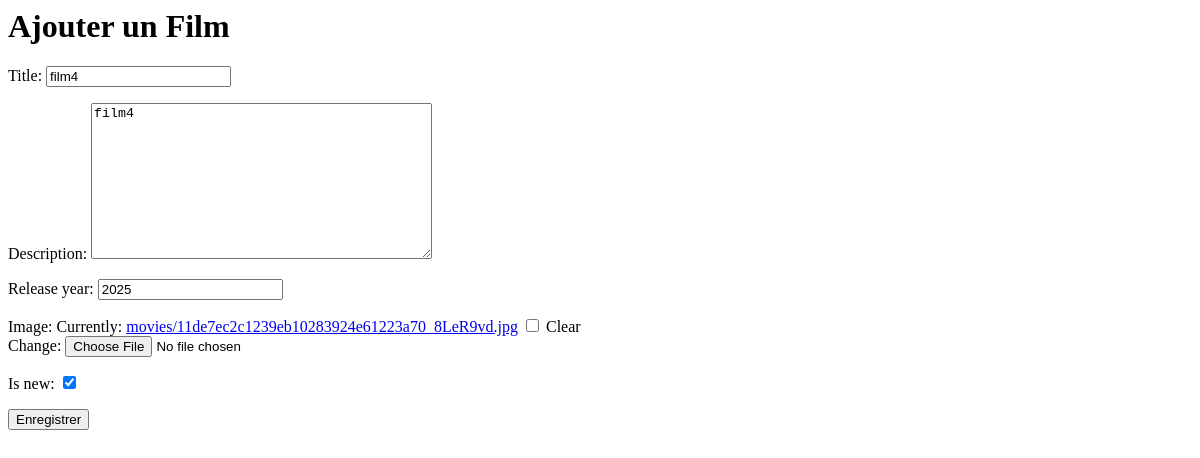
/movie/4/edit/, run on an earlier commit of the app's database.
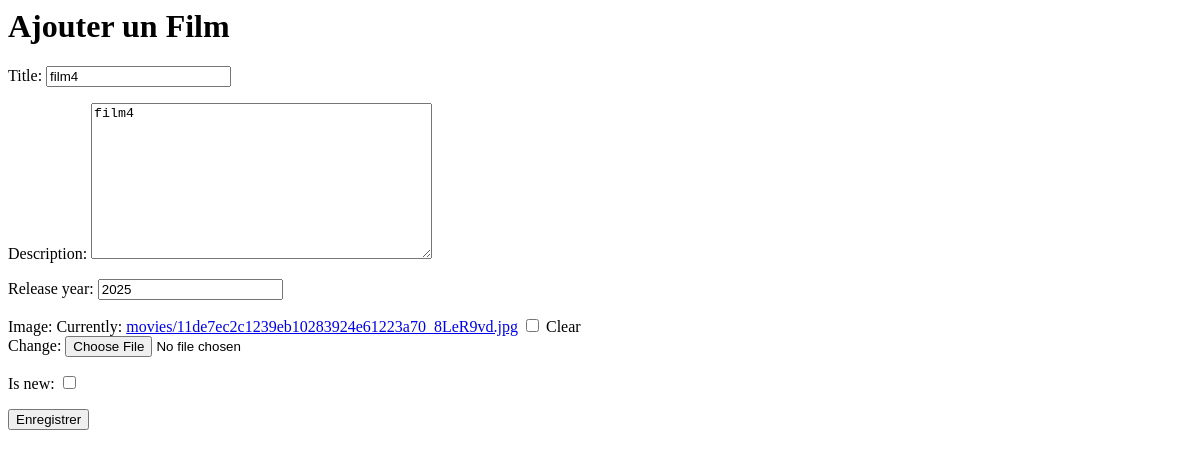
And on a later commit of the database.
### movie_app/models.py (models this page shows, shortened)
class Movie(models.Model):
    title = models.CharField(max_length=200)
    description = models.TextField()
    release_year = models.IntegerField()
    image = models.ImageField(upload_to='movies/', blank=True, null=True)
    is_new = models.BooleanField(default=False)

### movie_app/views.py (the view)
# urls.py: path('movie/<int:pk>/edit/', views.movie_update, name='update_movie'),
def movie_update(request, pk):
    movie = get_object_or_404(Movie, pk=pk)
    if request.method == "POST":
        form = MovieForm(request.POST, request.FILES, instance=movie)
        if form.is_valid():
            form.save()
            return redirect('movie_detail', pk=movie.pk)
    else:
        form = MovieForm(instance=movie)
    return render(request, 'movie_form.html', {'form': form})

### movie_app/forms.py
class MovieForm(forms.ModelForm):
    class Meta:
        model = Movie
        fields = ['title', 'description', 'release_year', 'image', 'is_new']

### movie_app/templates/movie_form.html (shortened to what this page needs)
<h1>Ajouter un Film</h1>
<form method="post" enctype="multipart/form-data">
    {{ form.as_p }}
    <button type="submit">Enregistrer</button>
</form>

What changed in the data, as far as the page shows it:
changed Movie "film4": is_new "☑" → "☐"
